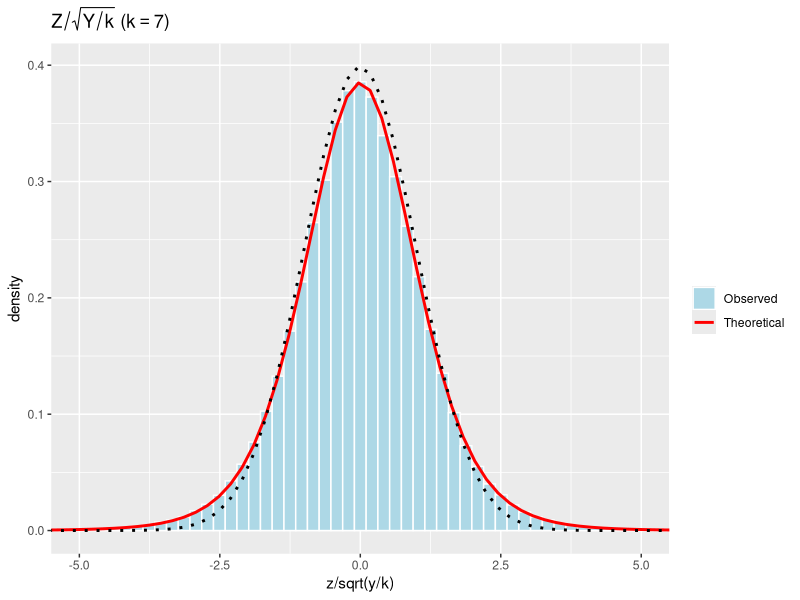

This figure's R source:
## 正規分布とカイ二乗分布を利用してt分布を生成
library(ggplot2)
set.seed(11111) # 乱数の初期値の設定
n <- 10^5
k <- 7
y <- rchisq(n, df = k) # 自由度7のカイ2乗分布に従う乱数
z <- rnorm(n) # 標準正規乱数
ggplot() + 
  geom_histogram(mapping = aes(z/sqrt(y/k), y = after_stat(density), 
                               color = "Observed"), 
                 fill = "lightblue", bins = 100, 
  ) +
  stat_function(aes(color = "Theoretical"), linewidth = 1, 
                fun = dt, args = list(df = k)) + 
  stat_function(linewidth = 1, fun = dnorm, linetype = "dotted") +
  # 比較のため標準正規分布の密度も点線で上書き
  scale_color_manual(name = "", 
                     values = c(Observed = "white",
                                Theoretical = "red")) +
  ggtitle(bquote(paste(Z/sqrt(Y/k)," (" , k==.(k), ")"))) + 
  coord_cartesian(xlim = c(-5, 5))
